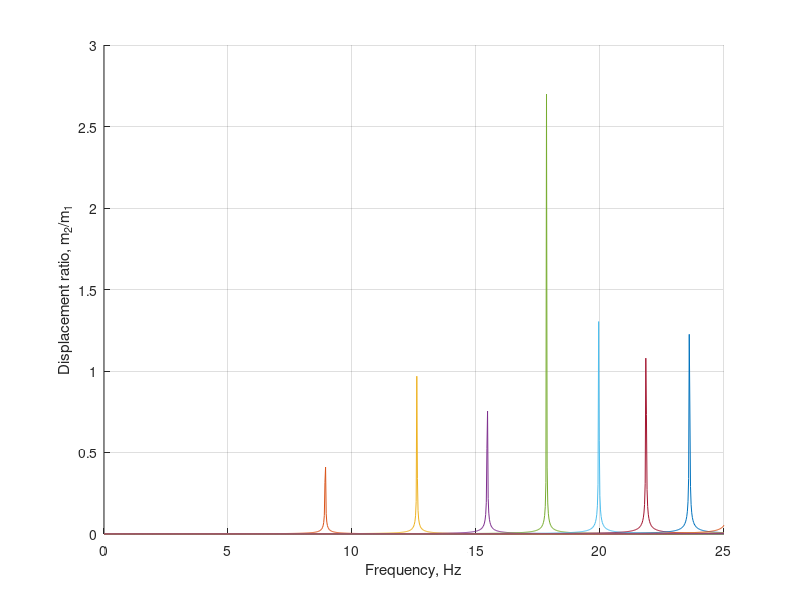

Write MATLAB code to recreate this figure.
 %% Function that changes the frequency to find the amplitude ratio 
 %--------------------
 % Purpose of this code is to prepare for f,m, and k optimisation
 % x/X=k2/(k2-m2*w^2)
 tic
 control = 0:1:10;
 hold on
 for ii=1:length(control)
     ratio=control(ii);
     w=linspace(0,25,1000);
        k1=37;
        m1=1;
        k2=ratio*k1;
        m2=0.4647;
        
        disRatio=abs(k2./(k2-m2*w.^2));
        X=disRatio/1000;
        plot(w,X)  
     
 end
 xlabel('Frequency, Hz')
 ylabel('Displacement ratio, m_2/m_1')
 hold off
 grid
 toc
 

 
